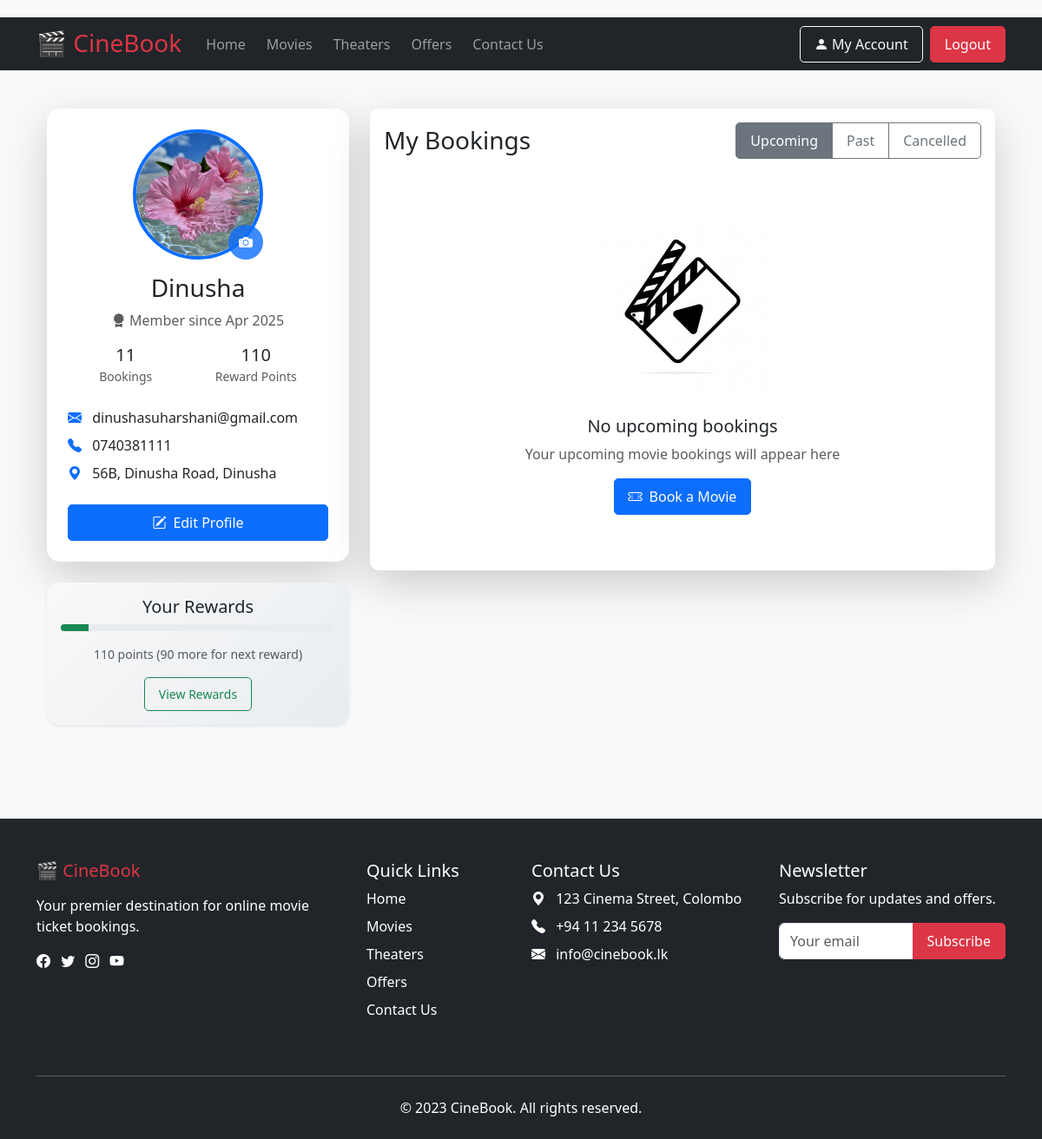
/profile/ (signed in), run on the app's committed database.
### booking_system/models.py (models this page shows, shortened)
class UserProfile(models.Model):
    user = models.OneToOneField(User, on_delete=models.CASCADE)
    phone_number = models.CharField(max_length=15, blank=True, null=True)
    address = models.TextField(blank=True, null=True)
    profile_pic = models.ImageField(upload_to='profile_pics/', blank=True, null=True)
    rewards_points = models.PositiveIntegerField(default=0)  # Add this line
    last_activity = models.DateTimeField(auto_now=True)  # Optional but useful
    def calculate_rewards(self):
        from movies.models import Booking
        bookings_count = Booking.objects.filter(user=self.user).count()
        self.rewards_points = bookings_count * 10  # 10 points per booking
        self.save()

### booking_system/views.py (the view)
# urls.py: path('profile/', views.profile_view, name='profile'),
@login_required
def profile_view(request):
    profile = request.user.userprofile
    current_date = timezone.now().date()
    all_bookings = Booking.objects.filter(user=request.user).order_by('-booking_date')
    upcoming_bookings = all_bookings.filter(
        is_cancelled=False,
        showtime__date__gte=current_date
    )
    past_bookings = all_bookings.filter(
        is_cancelled=False,
        showtime__date__lt=current_date
    )
    cancelled_bookings = all_bookings.filter(
        is_cancelled=True
    )
    profile.calculate_rewards()
    rewards = [
        {'id': 1, 'name': 'Free Small Popcorn', 'description': 'Enjoy a free small popcorn on your next visit',
         'points_required': 50},
        {'id': 2, 'name': '10% Off Next Booking', 'description': 'Get 10% discount on your next movie booking',
         'points_required': 100},
        {'id': 3, 'name': '25% Off Next Booking', 'description': 'Get 25% discount on your next movie booking',
         'points_required': 200},
        {'id': 4, 'name': 'VIP Lounge Access', 'description': 'Exclusive access to VIP lounge for one show',
         'points_required': 300}
    ]
    claimed_rewards = UserReward.objects.filter(
        user=request.user,
        reward_name__in=[r['name'] for r in rewards]
    ).values_list('reward_name', flat=True)
    return render(request, 'booking_system/profile.html', {
        'profile': profile,
        'upcoming_bookings': upcoming_bookings,
        'past_bookings': past_bookings,
        'cancelled_bookings': cancelled_bookings,
        'bookings_count': all_bookings.count(),
        'rewards_points': profile.rewards_points,
        'rewards_progress': min(100, (profile.rewards_points % 100)),
        'rewards_needed': max(0, 100 - (profile.rewards_points % 100)),
        'rewards': rewards,
        'claimed_rewards': claimed_rewards,
        'current_date': current_date,
    })

### booking_system/templates/booking_system/profile.html (shortened to what this page needs)
{% extends 'booking_system/base.html' %}
{% load static %}
{% block content %}
<div class="container my-5">
    <div class="row">
        <div class="col-lg-4 mb-4">
            <div class="card profile-card shadow-lg">
                <div class="card-body text-center p-4">
                    <div class="profile-pic-container mb-3">
                        <img src="{% if profile.profile_pic %}{{ profile.profile_pic.url }}{% else %}{% static 'images/default-profile.png' %}{% endif %}"
                             class="profile-pic rounded-circle border border-4 border-primary">
                        <div class="upload-overlay">
                            <a href="{% url 'profile_edit' %}" class="text-white">
                                <i class="bi bi-camera-fill"></i>
                            </a>
                        </div>
                    </div>
                    <h3 class="mb-2">{{ user.get_full_name|default:user.username }}</h3>
                    <p class="text-muted mb-3">
                        <i class="bi bi-award-fill"></i> Member since {{ user.date_joined|date:"M Y" }}
                    </p>
                    <div class="profile-stats d-flex justify-content-around mb-4">
                        <div>
                            <h5 class="mb-0">{{ bookings_count }}</h5>
                            <small class="text-muted">Bookings</small>
                        </div>
                        <div>
                            <h5 class="mb-0">{{ rewards_points }}</h5>
                            <small class="text-muted">Reward Points</small>
                        </div>
                    </div>
                    <div class="profile-info text-start">
                        <p class="mb-2">
                            <i class="bi bi-envelope-fill text-primary me-2"></i>
                            {{ user.email }}
                        </p>
                        <p class="mb-2">
                            <i class="bi bi-telephone-fill text-primary me-2"></i>
                            {{ profile.phone_number|default:"Not provided" }}
                        </p>
                        <p class="mb-3">
                            <i class="bi bi-geo-alt-fill text-primary me-2"></i>
                            {{ profile.address|default:"No address provided" }}
                        </p>
                    </div>
                    <a href="{% url 'profile_edit' %}" class="btn btn-primary w-100 mt-2">
                        <i class="bi bi-pencil-square me-2"></i>Edit Profile
                    </a>
                </div>
            </div>
            <div class="card shadow-sm mt-4 rewards-card">
                <div class="card-body text-center">
                    <h5 class="card-title">Your Rewards</h5>
                    <div class="progress mb-3">
                        <div class="progress-bar bg-success" role="progressbar"
                             style="width: {{ rewards_progress }}%"
                             aria-valuenow="{{ rewards_progress }}"
                             aria-valuemin="0"
                             aria-valuemax="100">
                        </div>
                    </div>
                    <p class="small text-muted">
                        {{ rewards_points }} points ({{ rewards_needed }} more for next reward)
                    </p>
                    <button class="btn btn-outline-success btn-sm" data-bs-toggle="modal" data-bs-target="#rewardsModal">
                        View Rewards
                    </button>
                </div>
            </div>
        </div>
        <div class="col-lg-8">
            <div class="card shadow-lg">
                <div class="card-body">
                    <div class="d-flex justify-content-between align-items-center mb-4">
                        <h3 class="card-title mb-0">My Bookings</h3>
                        <div class="btn-group" role="group">
                            <button type="button" class="btn btn-outline-secondary active" onclick="showBookings('upcoming')">Upcoming</button>
                            <button type="button" class="btn btn-outline-secondary" onclick="showBookings('past')">Past</button>
                            <button type="button" class="btn btn-outline-secondary" onclick="showBookings('cancelled')">Cancelled</button>
                        </div>
                    </div>
                    <div id="upcoming-bookings">
                        {% if upcoming_bookings %}
                        <div class="table-responsive">
                            <table class="table table-hover">
                                <thead class="table-light">
                                    <tr>
                                        <th>Movie</th>
                                        <th>Details</th>
                                        <th>Date</th>
                                        <th>Status</th>
                                        <th>Action</th>
                                    </tr>
                                </thead>
                                <tbody>
                                    {% for booking in upcoming_bookings %}
                                    <tr>
                                        <td>
                                            <div class="d-flex align-items-center">
                                                <img src="{% if booking.showtime.movie.poster %}{{ booking.showtime.movie.poster.url }}{% else %}/media/images/movie_icon.jpg{% endif %}"
                                                     class="rounded me-3" width="50" height="75" alt="{{ booking.showtime.movie.title }} poster">
                                                <div>
                                                    <h6 class="mb-0">{{ booking.showtime.movie.title }}</h6>
                                                    <small class="text-muted">{{ booking.seats.count }} seat(s)</small>
                                                </div>
                                            </div>
                                        </td>
                                        <td>
                                            <small class="d-block">{{ booking.showtime.theater.name }}</small>
                                            <small class="text-muted">
                                                {{ booking.showtime.time|time:"g:i A" }} •
                                                {% for booked_seat in booking.bookedseat_set.all %}
                                                    {{ booked_seat.seat.row }}{{ booked_seat.seat.seat_number }}{% if not forloop.last %}, {% endif %}
                                                {% endfor %}
                                            </small>
                                        </td>
                                        <td>{{ booking.showtime.date|date:"M d, Y" }}</td>
                                        <td>
                                            <span class="badge bg-success">Confirmed</span>
                                        </td>
                                        <td>
                                            <form method="post" action="{% url 'cancel_booking' booking.id %}" class="d-inline">
                                                {% csrf_token %}
                                                <button type="submit" class="btn btn-sm btn-outline-danger"
                                                        onclick="return confirm('Are you sure you want to cancel this booking?')">
                                                    <i class="bi bi-x-circle me-1"></i>Cancel
                                                </button>
                                            </form>
                                        </td>
                                    </tr>
                                    {% endfor %}
                                </tbody>
                            </table>
                        </div>
                        {% else %}
                        <div class="text-center py-5">
                            <img src="/media/images/movie_icon.jpg" width="200" class="mb-4">
                            <h5>No upcoming bookings</h5>
                            <p class="text-muted">Your upcoming movie bookings will appear here</p>
                            <a href="{% url 'movies:movies' %}" class="btn btn-primary">
                                <i class="bi bi-ticket-perforated me-2"></i>Book a Movie
                            </a>
                        </div>
                        {% endif %}
                    </div>
                </div>
            </div>
        </div>
    </div>
</div>
{% endblock %}

### static/css/style.css (style rules this page uses)
body { font-family: 'Segoe UI', Tahoma, Geneva, Verdana, sans-serif; background-color: #f8f9fa; color: #212529; }
.card { transition: transform 0.3s ease, box-shadow 0.3s ease; border-radius: 10px; overflow: hidden; border: none; margin-bottom: 20px; }
.btn { border-radius: 5px; font-weight: 500; padding: 8px 16px; transition: all 0.2s; }

### booking_system/templates/booking_system/profile.html (style rules this page uses)
.profile-card { border-radius: 15px; overflow: hidden; border: none; }
.profile-pic-container { position: relative; width: fit-content; margin: 0 auto; }
.profile-pic { width: 150px; height: 150px; object-fit: cover; }
.upload-overlay { position: absolute; bottom: 0; right: 0; background: rgba(13, 110, 253, 0.8); width: 40px; height: 40px; border-radius: 50%; display: flex; align-items: center; justify-content: center; cursor: pointer; transition: all 0.3s; }
.rewards-card { border-radius: 15px; background: linear-gradient(135deg, #f8f9fa 0%, #e9ecef 100%); border: none; }
.progress { height: 8px; border-radius: 4px; }

### data on the page
UserProfile: profile_pic (picture), phone_number "0740381111", address "56B, Dinusha Road, Dinusha"

### other printed values
{{ user.get_full_name|default:user.username }} "Dinusha"
{{ user.date_joined|date:"M Y" }} "Apr 2025"
{{ bookings_count }} "11"
{{ rewards_points }} "110"
{{ user.email }} "dinushasuharshani@gmail.com"
{{ rewards_needed }} "90"
